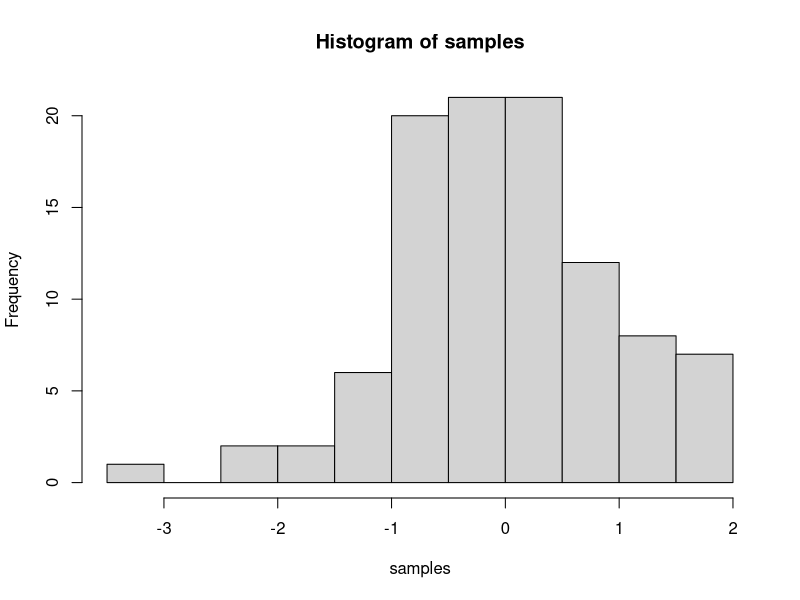
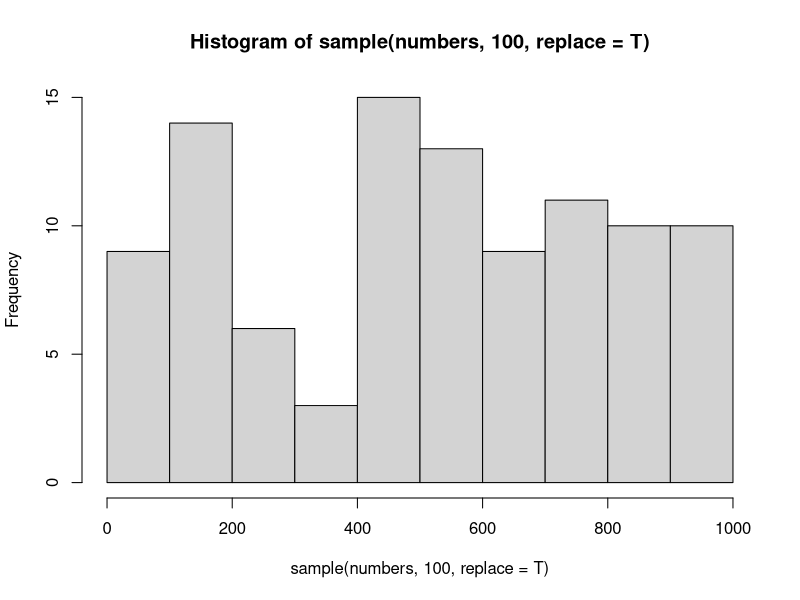

Here is the R script that generated these plots, in order: (Note: this script raises an error after producing the figures.)
## ---- chunk 1
samples <- rnorm(100, mean=0, sd=1)
hist(samples)
## ---- chunk 2
numbers <- 1:1000

# This will print the first 10 elements of the vector numbers
numbers[1:10]

# This will plot a histogram of 100 random elements of the vector numbers
hist(sample(numbers, 100, replace = T))
## ---- chunk 3
class(cars)

cars_tbl <- as_tibble(cars)
class(cars_tbl)
